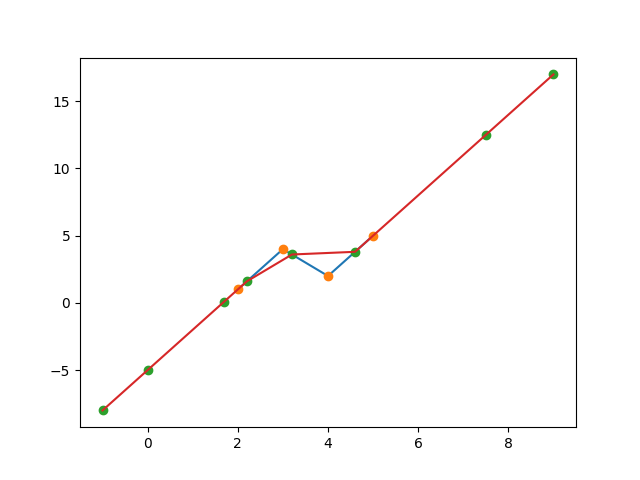

Generate this figure with Python:
import numpy as np
import scipy.linalg as sla
import time
import matplotlib.pyplot as plt

xFile = open('train.dat', 'r')
yFile = open('train.ans', 'r')
testXfile = open('test.dat', 'r')
testYfile = open('test.ans', 'w')

n = int(xFile.readline()) # fill arrays
m = int(testXfile.readline())
x = [float(i) for i in xFile.readline().split()]
y = [float(i) for i in yFile.readline().split()]
z = [float(i) for i in testXfile.readline().split()]

a = np.zeros(n) # coefs
b = np.zeros(n)
for i in range(n-1):
	a[i] = (y[i + 1] - y[i]) / (x[i + 1] - x[i])
	b[i] = y[i]

f = np.zeros(m) # my approaching
for j in range(m):
	for i in range(0,n-1):
		if (z[j] < x[0]): # < [x_0); x_{n-1}]
			f[j] = a[0] * (z[j] - x[0]) + b[0]
		if (z[j] >= x[n - 1]): # > [x_0; x_{n-1}]
			f[j] = a[n - 2] * (z[j] - x[n - 2]) + b[n - 2]
		if (x[i] < z[j] and z[j] <= x[i+1]): # in [x_i; x_{i + 1})
			f[j] = a[i] * (z[j] - x[i]) + b[i]
	testYfile.write(str(f[j]) + ' ')

xFile.close()
yFile.close()
testXfile.close()
testYfile.close()

plt.plot(x, y)
plt.plot(x, y, 'o')
plt.plot(z, f, 'o')
plt.plot(z, f)
plt.show()
